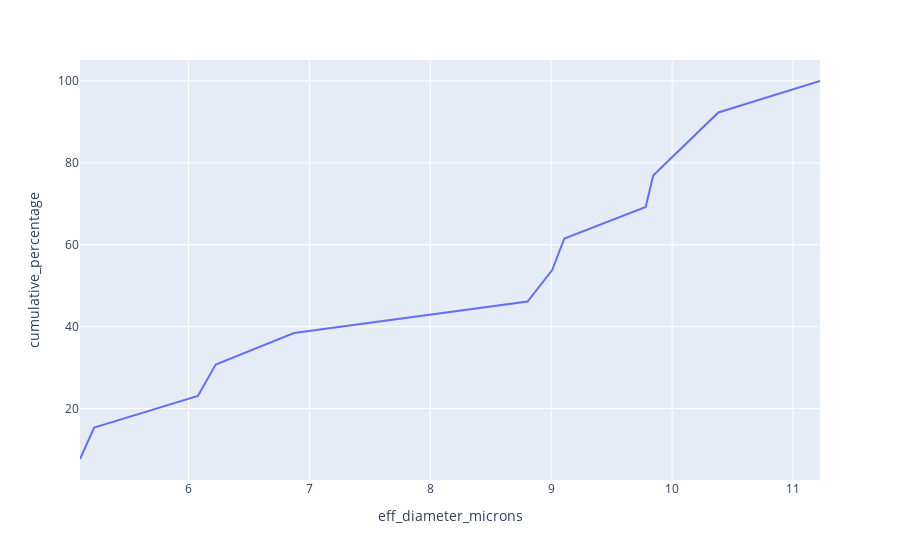

Source (notebook cell):
### Code cell
# Plot data
fig6 = px.line(filtered_df_target_file,
    x = "eff_diameter_microns",
    y = "cumulative_percentage",
    # style
    hover_name= "Particle_number",
    ) 

fig6.show()

### Figure 1 — Plotly figure (JSON) as saved in the notebook; plotly's stock layout.template omitted (floating-point values rounded to 4 significant figures)
{"data": [{"hovertemplate": "<b>%{hovertext}</b><br><br>eff_diameter_microns=%{x}<br>cumulative_percentage=%{y}<extra></extra>", "hovertext": [1, 2, 3, 4, 5, 6, 7, 8, 9, 10, 11, 12, 13], "legendgroup": "", "line": {"color": "#636efa", "dash": "solid"}, "marker": {"symbol": "circle"}, "mode": "lines", "name": "", "orientation": "v", "showlegend": false, "type": "scatter", "x": [5.103, 5.22, 6.078, 6.226, 6.873, 8.804, 9.008, 9.109, 9.782, 9.843, 10.38, 10.38, 11.22], "xaxis": "x", "y": [7.692, 15.38, 23.08, 30.77, 38.46, 46.15, 53.85, 61.54, 69.23, 76.92, 92.31, 92.31, 100], "yaxis": "y"}], "layout": {"legend": {"tracegroupgap": 0}, "margin": {"t": 60}, "xaxis": {"anchor": "y", "domain": [0, 1], "title": {"text": "eff_diameter_microns"}}, "yaxis": {"anchor": "x", "domain": [0, 1], "title": {"text": "cumulative_percentage"}}}}
